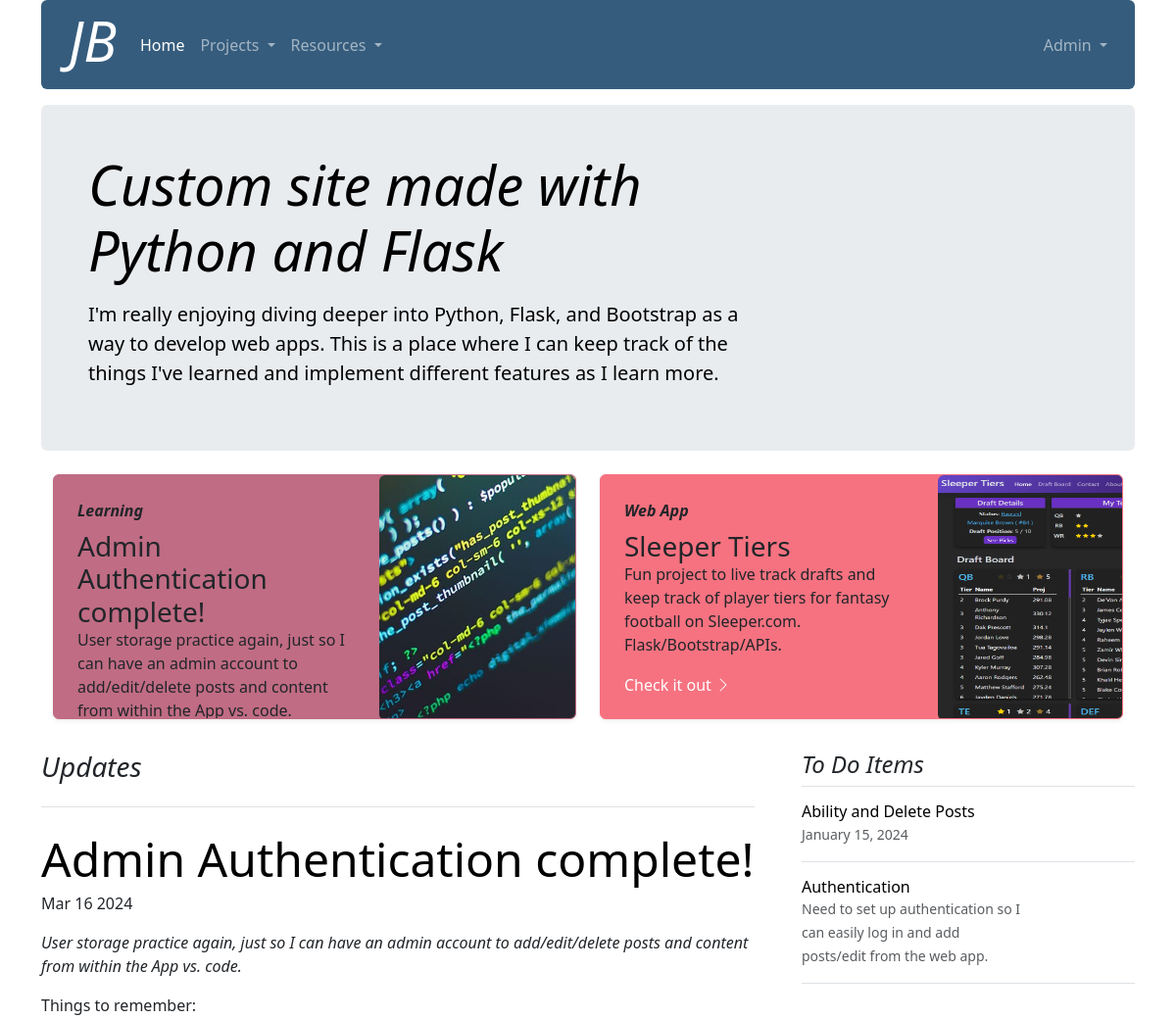
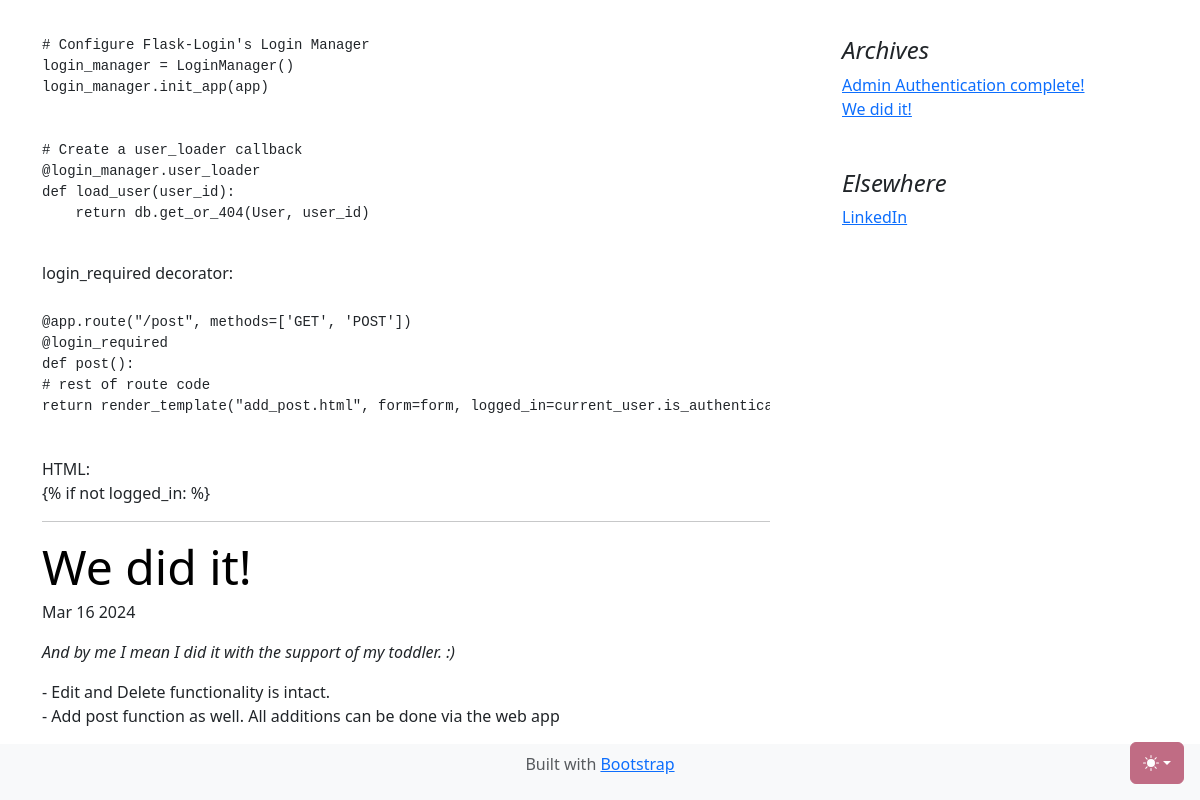
The page / on the database its author committed (2 pictures, top to bottom).
### main.py (models this page shows)
class Post(db.Model):
    id: Mapped[int] = mapped_column(Integer, primary_key=True)
    date: Mapped[datetime.date] = mapped_column(Date)
    title: Mapped[str] = mapped_column(String(100))
    blurb: Mapped[str] = mapped_column(String(250))
    body: Mapped[str] = mapped_column(String(1000))

### main.py (the view)
@app.route('/')
def home():
    all_posts = Post.query.order_by(Post.id.desc()).all()
    return render_template("index.html", all_posts=all_posts, logged_in=current_user.is_authenticated)

### templates/index.html (shortened to what this page needs)
{% extends "base.html" %}
{% block content %}
<main class="container">
    <div class="p-4 p-md-5 mb-4 rounded text-body-emphasis bg-body-secondary">
        <div class="col-lg-8 px-0">
            <h1 class="display-4 fst-italic">Custom site made with Python and Flask</h1>
            <p class="lead my-3">I'm really enjoying diving deeper into Python, Flask, and Bootstrap as a way to develop
                web apps.
                This is a place where I can keep track of the things I've learned and implement different features as
                I learn more. </p>
        </div>
    </div>
    <div class="container">
        <div class="row mb-2">
            <div class="col-md-6">
                <div id="featured" style="height: 250px;"
                     class="row g-0 border rounded overflow-hidden flex-md-row mb-4 shadow-sm h-250 position-relative">
                    <div class="col p-4 d-flex flex-column position-static">
                        <strong class="fst-italic mb-2">Learning</strong>
                        <h3 class="mb-0">{{ all_posts[0].title }}</h3>
                        <p class="card-text mb-auto">{{ all_posts[0].blurb }}</p>
                    </div>
                    <div class="col-auto d-none d-lg-block">
                        <img class="rounded-2" src="{{ url_for('static', filename='images/python.jpg') }}"
                             alt="draft board"
                             style="height: 250px; width: 200px; object-fit: cover; object-position: center;"
                             loading="lazy"
                        >
                    </div>
                </div>
            </div>
            <div class="col-md-6">
                <div id="project" style="height: 250px;"
                     class="row g-0 border rounded overflow-hidden flex-md-row mb-4 shadow-sm h-250 position-relative">
                    <div class="col p-4 d-flex flex-column position-static">
                        <strong class="fst-italic mb-2">Web App</strong>
                        <h3 class="mb-0">Sleeper Tiers</h3>
                        <p class="mb-auto colored-background-text">Fun project to live track drafts and keep track of
                            player tiers for fantasy
                            football on Sleeper.com. Flask/Bootstrap/APIs. </p>
                        <a href="https://sleepertiers.azurewebsites.net/"
                           class="icon-link gap-1 icon-link-hover stretched-link">
                            Check it out
                            <svg class="bi">
                                <use xlink:href="#chevron-right"/>
                            </svg>
                        </a>
                    </div>
                    <div class="col-auto d-none d-lg-block">
                        <div class="container rounded-2" style="width: 200px;">
                            <img class="rounded-2" src="{{ url_for('static', filename='images/sleeper_example.png') }}"
                                 alt="draft board" loading="lazy" style="height: 250px; width: 400px">
                        </div>
                    </div>
                </div>
            </div>
        </div>
    </div>
    <div class="row g-5">
        <div class="col-md-8">
            <h3 class="pb-4 mb-4 fst-italic border-bottom">
                Updates
            </h3>
            {% if all_posts[0] %}
            <article id="latest" class="blog-post">
                <h2 class="display-5 link-body-emphasis mb-1"> {{ all_posts[0].title }} </h2>
                                <p class="blog-post-meta"> {{ all_posts[0].date.strftime('%b %d %Y') }}</p>
                <p class="mt-2"><em>{{ all_posts[0].blurb }} </em></p>
                <p class="blog-post-meta"> {{ all_posts[0].body | safe }} </p>
            </article>
            <hr>
            {% endif %}
            {% if all_posts[1] %}
            <article class="blog-post">
                <h2 class="display-5 link-body-emphasis mb-1"> {{ all_posts[1].title }} </h2>
                                <p class="blog-post-meta"> {{ all_posts[1].date.strftime('%b %d %Y') }}</p>
                <p class="mt-2"><em>{{ all_posts[1].blurb }} </em></p>
                <p class="blog-post-meta"> {{ all_posts[1].body | safe}} </p>
            </article>
            {% endif %}
        </div>
        <div class="col-md-4">
            <div class="position-sticky" style="top: 2rem;">
                <div>
                    <h4 class="fst-italic">To Do Items</h4>
                    <ul class="list-unstyled">
                        <li>
                            <a class="d-flex flex-column flex-lg-row gap-3 align-items-start align-items-lg-center py-3 link-body-emphasis text-decoration-none border-top"
                               href="#">
                                <div class="col-lg-8">
                                    <h6 class="mb-0">Ability and Delete Posts</h6>
                                    <small class="text-body-secondary">January 15, 2024</small>
                                </div>
                            </a>
                        </li>
                        <li>
                            <a class="d-flex flex-column flex-lg-row gap-3 align-items-start align-items-lg-center py-3 link-body-emphasis text-decoration-none border-top"
                               href="#">
                                <div class="col-lg-8">
                                    <h6 class="mb-0">Authentication</h6>
                                    <small class="text-body-secondary">Need to set up authentication so I can easily
                                        log in and add posts/edit from the web app.</small>
                                </div>
                            </a>
                        </li>
                        <li>
                            <a class="d-flex flex-column flex-lg-row gap-3 align-items-start align-items-lg-center py-3 link-body-emphasis text-decoration-none border-top"
                               href="#">
                            </a>
                        </li>
                    </ul>
                </div>
                <div class="p-4">
                    <h4 class="fst-italic">Archives</h4>
                    <ol class="list-unstyled mb-0">
                        {% for post in all_posts %}
                        <li><a href="{{ url_for('show_post', post_id=post.id) }}">{{ post.title }}</a></li>
                        {% endfor %}
                    </ol>
                </div>
                <div class="p-4">
                    <h4 class="fst-italic">Elsewhere</h4>
                    <ol class="list-unstyled">
                        <li><a href="https://www.linkedin.com/in/jasen-brown/">LinkedIn</a></li>
                    </ol>
                </div>
            </div>
        </div>
    </div>
</main>
{% endblock %}

### static/css/styles.css (style rules this page uses)
:root { --dark-mode-white: #000000; }
:root { --bs-primary: #355C7D; --bs-tertiary: #6C5B7B; --bs-secondary: #C06C84; --bs-info: #F67280; }
#featured { background-color: var(--bs-secondary); --bs-border-color: var(--bs-secondary); }
#project { background-color: var(--bs-info); --bs-border-color: var(--bs-info); }
.bi { vertical-align: -.125em; fill: currentColor; }
.icon-link { color: #fff; text-decoration: none; text-decoration-color: #fff; }

### rows shown on the page
Post: title "Admin Authentication complete!", blurb "User storage practice again, just so I can have an admin account to add/edit/delete posts and content from within the App vs. code.", date "Mar 16 2024", body "Things to remember: # Configure Flask-Login's Login Manager login_manager = LoginManager() login_manager.init_app(app) # Create a user_loader callback @login_manager.user_loader def load_user(user_id): return db.get_or_404(User, user_id) login_required decorator: @app.route(\"/post\", methods=['GET', 'POST']) @login_required def post(): # rest of route code return render_template(\"add_post.html\", form=form, HTML: {% if not logged_in: %}"
Post: title "We did it!", date "Mar 16 2024", blurb "And by me I mean I did it with the support of my toddler. :)", body "- Edit and Delete functionality is intact. - Add post function as well. All additions can be done via the web app"
